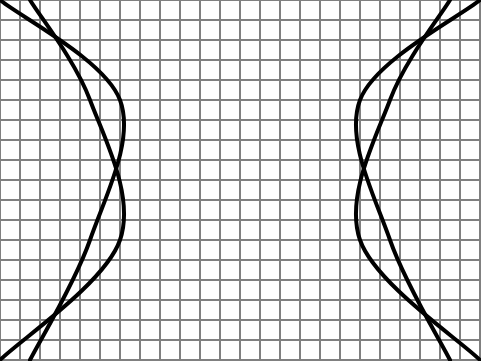
Frame 1 (no input)
Frame 60 (no input): identical to frame 1, image omitted
Frame 120 (the mouse pressed at the canvas centre since frame 60): identical to frame 1, image omitted

The p5.js sketch that drew this single still picture (run headless with seeded random() and noise() and a simulated clock; from frame 60 on, the mouse is pressed at the canvas centre):

// p5.js sketch
// ── sketch.js
/**
 * Kevin's comments: great use of beginShape() and endShape()
 * consider turning your loop numbers 360 and 480 into variables- perhaps even 
 * replacing them with width and height?
 */
function setup() {
  createCanvas(481,361);
}

function draw() {
  background(255);
  stroke(128);
  strokeWeight(2);

  //Create the grid 
  for (var i=0; i<=360; i+=20){
  	line(0,i,480,i);
  }
  for (var j=0; j<=480; j+=20){
  	line(j,0,j,360);
  }

  stroke(0);
  strokeWeight(4);
  noFill();

  //Create the first left arc
  beginShape();
  curveVertex(0,0);
  curveVertex(0,0);
  curveVertex(120,100);
  curveVertex(90,240);
  curveVertex(30,360);
  curveVertex(30,360);
  endShape();

  //Create the second left arc
  beginShape();
  curveVertex(30,0);
  curveVertex(30,0);
  curveVertex(90,100);
  curveVertex(120,240);
  curveVertex(0,360);
  curveVertex(0,360);
  endShape();

  //Create the first right arc
  beginShape();
  curveVertex(480,0);
  curveVertex(480,0);
  curveVertex(360,100);
  curveVertex(390,240);
  curveVertex(450,360);
  curveVertex(450,360);
  endShape();

  //Create the second right arc
  beginShape();
  curveVertex(450,0);
  curveVertex(450,0);
  curveVertex(390,100);
  curveVertex(360,240);
  curveVertex(480,360);
  curveVertex(480,360);
  endShape();
}
